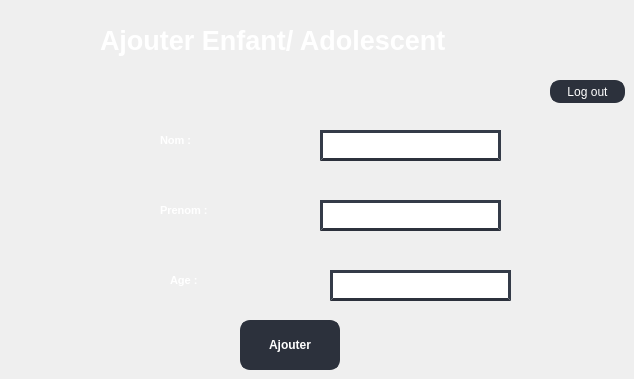
                <widget class="QWidget" name="ajouterfilspage">
                 <widget class="QLabel" name="Nomfils">
                  <property name="geometry">
                   <rect>
                    <x>160</x>
                    <y>130</y>
                    <width>91</width>
                    <height>21</height>
                   </rect>
                  </property>
                  <property name="font">
                   <font>
                    <pointsize>8</pointsize>
                    <weight>75</weight>
                    <bold>true</bold>
                   </font>
                  </property>
                  <property name="styleSheet">
                   <string notr="true">color: rgb(255, 255, 255);</string>
                  </property>
                  <property name="text">
                   <string>Nom :</string>
                  </property>
                 </widget>
                 <widget class="QLabel" name="Prenomfils">
                  <property name="geometry">
                   <rect>
                    <x>160</x>
                    <y>200</y>
                    <width>91</width>
                    <height>20</height>
                   </rect>
                  </property>
                  <property name="font">
                   <font>
                    <pointsize>8</pointsize>
                    <weight>75</weight>
                    <bold>true</bold>
                   </font>
                  </property>
                  <property name="styleSheet">
                   <string notr="true">color: rgb(255, 255, 255);</string>
                  </property>
                  <property name="text">
                   <string>Prenom :</string>
                  </property>
                 </widget>
                 <widget class="QLabel" name="agefils">
                  <property name="geometry">
                   <rect>
                    <x>170</x>
                    <y>270</y>
                    <width>81</width>
                    <height>21</height>
                   </rect>
                  </property>
                  <property name="font">
                   <font>
                    <pointsize>8</pointsize>
                    <weight>75</weight>
                    <bold>true</bold>
                   </font>
                  </property>
                  <property name="styleSheet">
                   <string notr="true">color: rgb(255, 255, 255);</string>
                  </property>
                  <property name="text">
                   <string>Age :</string>
                  </property>
                 </widget>
                 <widget class="QLineEdit" name="nomfilstext">
                  <property name="geometry">
                   <rect>
                    <x>320</x>
                    <y>130</y>
                    <width>181</width>
                    <height>31</height>
                   </rect>
                  </property>
                  <property name="styleSheet">
                   <string notr="true">border:3px solid  ;
color: rgb(255, 255, 255);
border-left-color: rgb(52, 59, 72);
border-right-color: rgb(52, 59, 72);
border-top-color: rgb(52, 59, 72);
border-bottom-color: rgb(44, 49, 60);</string>
                  </property>
                  <property name="placeholderText">
                   <string>Nom</string>
                  </property>
                 </widget>
                 <widget class="QLineEdit" name="prenomtext">
                  <property name="geometry">
                   <rect>
                    <x>320</x>
                    <y>200</y>
                    <width>181</width>
                    <height>31</height>
                   </rect>
                  </property>
                  <property name="styleSheet">
                   <string notr="true">border:3px solid  ;
color: rgb(255, 255, 255);
border-left-color: rgb(52, 59, 72);
border-right-color: rgb(52, 59, 72);
border-top-color: rgb(52, 59, 72);
border-bottom-color: rgb(44, 49, 60);</string>
                  </property>
                  <property name="placeholderText">
                   <string>Prenom</string>
                  </property>
                 </widget>
                 <widget class="QLineEdit" name="agetext">
                  <property name="geometry">
                   <rect>
                    <x>330</x>
                    <y>270</y>
                    <width>181</width>
                    <height>31</height>
                   </rect>
                  </property>
                  <property name="font">
                   <font>
                    <weight>50</weight>
                    <bold>false</bold>
                   </font>
                  </property>
                  <property name="styleSheet">
                   <string notr="true">border:3px solid  ;
color: rgb(255, 255, 255);
border-left-color: rgb(52, 59, 72);
border-right-color: rgb(52, 59, 72);
border-top-color: rgb(52, 59, 72);
border-bottom-color: rgb(44, 49, 60);</string>
                  </property>
                  <property name="placeholderText">
                   <string>Age</string>
                  </property>
                 </widget>
                 <widget class="QPushButton" name="ajouterbtn">
                  <property name="geometry">
                   <rect>
                    <x>240</x>
                    <y>320</y>
                    <width>100</width>
                    <height>50</height>
                   </rect>
                  </property>
                  <property name="minimumSize">
                   <size>
                    <width>100</width>
                    <height>50</height>
                   </size>
                  </property>
                  <property name="maximumSize">
                   <size>
                    <width>100</width>
                    <height>100</height>
                   </size>
                  </property>
                  <property name="font">
                   <font>
                    <weight>75</weight>
                    <bold>true</bold>
                   </font>
                  </property>
                  <property name="styleSheet">
                   <string notr="true">
QPushButton {
border:3px solid  rgb(44, 49, 60);
border-radius: 10px;
color: rgb(255, 255, 255);
background-color: rgb(44, 49, 60);
}
QPushButton:hover {
	border:3px solid ;
    
	
	border-color: rgb(67, 72, 88);
	background-color: rgb(67, 72, 88);
}
</string>
                  </property>
                  <property name="text">
                   <string>Ajouter</string>
                  </property>
                 </widget>
                 <widget class="QLabel" name="label">
                  <property name="geometry">
                   <rect>
                    <x>100</x>
                    <y>20</y>
                    <width>471</width>
                    <height>41</height>
                   </rect>
                  </property>
                  <property name="font">
                   <font>
                    <pointsize>20</pointsize>
                    <weight>75</weight>
                    <bold>true</bold>
                   </font>
                  </property>
                  <property name="styleSheet">
                   <string notr="true">color: rgb(255, 255, 255);</string>
                  </property>
                  <property name="text">
                   <string>Ajouter Enfant/ Adolescent</string>
                  </property>
                 </widget>
                 <widget class="QPushButton" name="pushButton_3">
                  <property name="geometry">
                   <rect>
                    <x>550</x>
                    <y>80</y>
                    <width>75</width>
                    <height>23</height>
                   </rect>
                  </property>
                  <property name="styleSheet">
                   <string notr="true">
QPushButton {
border:3px solid  rgb(44, 49, 60);
border-radius: 10px;
color: rgb(255, 255, 255);
background-color: rgb(44, 49, 60);
}
QPushButton:hover {
	border:3px solid ;
    
	
	border-color: rgb(67, 72, 88);
	background-color: rgb(67, 72, 88);
}
</string>
                  </property>
                  <property name="text">
                   <string>Log out</string>
                  </property>
                 </widget>
                </widget>
